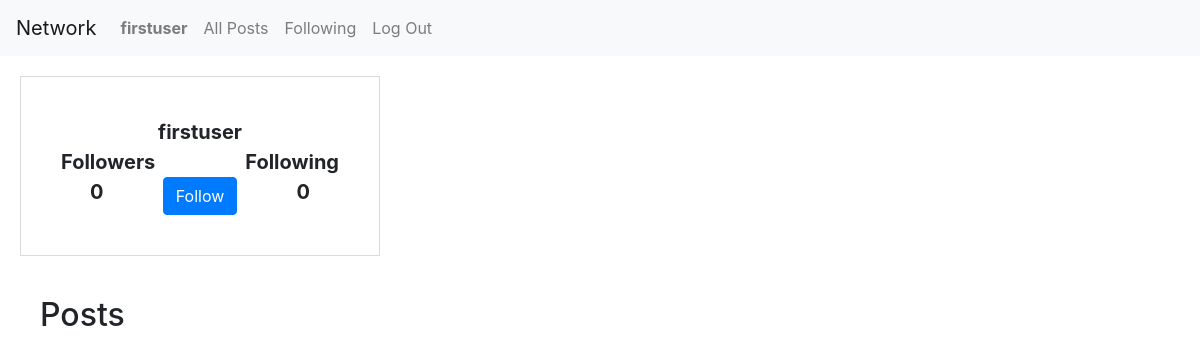
Page /profile (signed in) on the earlier database version.
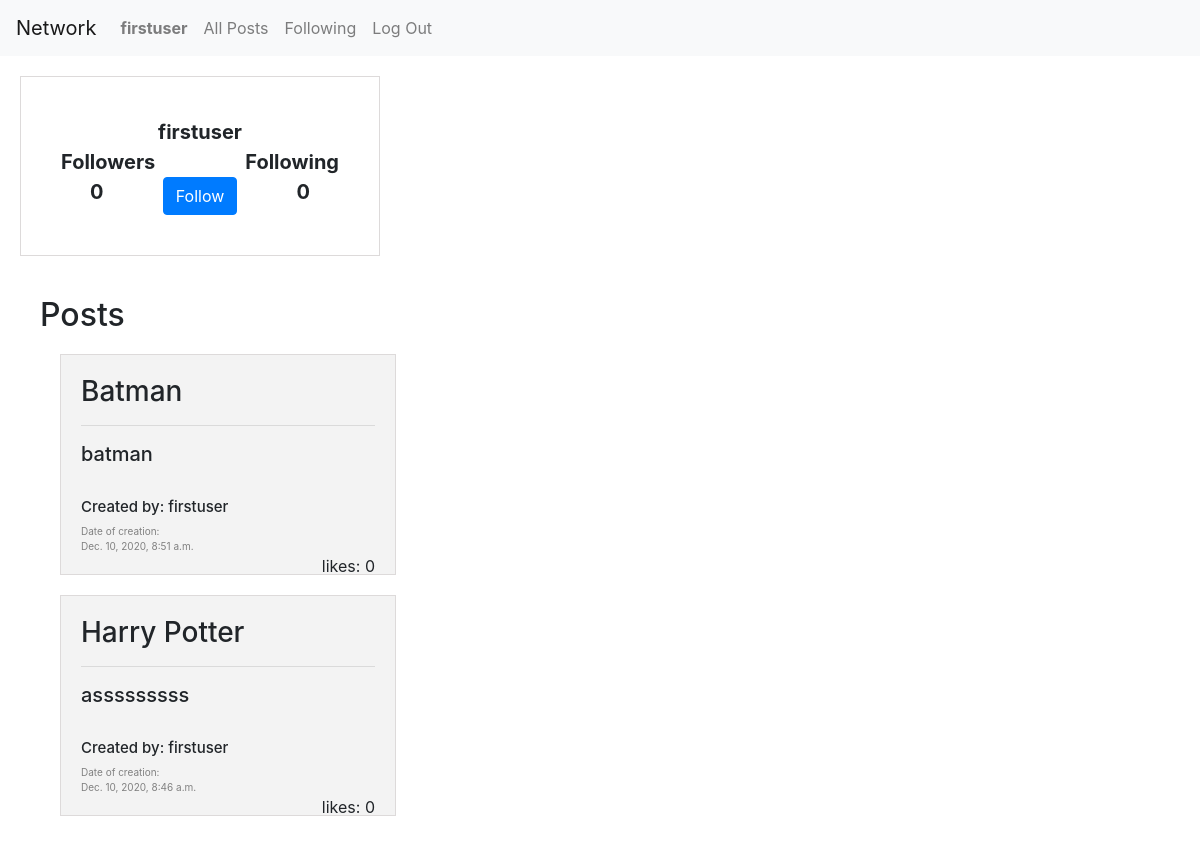
Same page on the later database version.
### network/models.py (models this page shows, shortened)
class User(AbstractUser):
    followers = models.IntegerField(blank=True, null=True)
    following = models.IntegerField(blank=True, null=True)
    def __str__(self):
        return self.username

class Post(models.Model):
    title = models.CharField(max_length=64)
    text = models.TextField()
    likes = models.IntegerField()
    creation_date = models.DateTimeField()
    author = models.ForeignKey(User, on_delete=models.CASCADE, blank=True, related_name="author")

### network/views.py (the view)
# urls.py: path("profile", views.profile, name="profile"),
def profile(request):
    posts_list = Post.objects.filter(author=request.user).order_by('-creation_date')
    return render(request, "network/profile.html",{
        "posts_list" : posts_list,
        "user": request.user,
    })

### network/templates/network/profile.html
{% extends "network/layout.html" %}
{% load static %}
{% block body %}
<div class="profile-container">
    <div class="row" style="text-align: center;">
        <div class="col-sm-2"></div>
        <div class="col-sm-8">{{user.username}}</div>
        <div class="col-sm-2"></div>
      </div>
      <div class="row" style="text-align: center;">
        <div class="col-sm">Followers</div>
        <div class="col-sm"></div>
        <div class="col-sm">Following</div>
      </div>
      <div class="row" style="text-align: center;">
        <div class="col-sm">{{user.followers}}</div>
        {% if user.is_authenticated %}
            <div class="col-sm"><button type="button" id="button" class="btn btn-primary">Follow</button></div>
        {% endif %}
        <div class="col-sm">{{user.following}}</div>
      </div>
</div>
<div class="posts-container">
    <h2>Posts</h2>
    {% for post in posts_list %}
        <div class="post">
            <h3>{{post.title}}</h3>
            <hr>
            <h5>{{post.text}}</h5>
            <br>
            <h5 style="font-size: 15px;">Created by: {{post.author}}</h5>
            <div class="date">
                Date of creation: <br>
                {{post.creation_date}}
            </div>
            <div class="likes">
                likes: {{post.likes}}
            </div>
        </div>
    {% endfor %}
</div>
{% endblock %}

### network/templates/network/layout.html (shortened to what this page needs)
{% load static %}
<!DOCTYPE html>
<html lang="en">
    <head>
        <link rel="stylesheet" href="https://stackpath.bootstrapcdn.com/bootstrap/4.4.1/css/bootstrap.min.css">
        <link href="{% static 'network/styles.css' %}" rel="stylesheet">
    </head>
    <body>
        <nav class="navbar navbar-expand-lg navbar-light bg-light">
            <a class="navbar-brand" href="{% url 'index' %}">Network</a>
            <div>
              <ul class="navbar-nav mr-auto">
                {% if user.is_authenticated %}
                    <li class="nav-item">
                        <a class="nav-link" id="profile_link" data-userid={{user.id}}><strong>{{ user.username }}</strong></a>
                    </li>
                {% endif %}
                <li class="nav-item">
                  <a class="nav-link" id="all_posts">All Posts</a>
                </li>
                {% if user.is_authenticated %}
                    <li class="nav-item">
                        <a class="nav-link" href="#">Following</a>
                    </li>
                    <li class="nav-item">
                        <a class="nav-link" href="{% url 'logout' %}">Log Out</a>
                    </li>
                {% endif %}
              </ul>
            </div>
          </nav>
        <div class="body">
            {% block body %}
            {% endblock %}
        </div>
    </body>
</html>

### network/static/network/styles.css (style rules this page uses)
.posts-container { padding: 20px; margin: 20px; }
.post { height: 20%; width: 30%; background-color: #f3f3f3; border: 1px solid rgb(221, 218, 218); padding: 20px; margin: 20px; }
.date { font-size: 10px; color: gray; }
.likes { float: right; }
.profile-container { height: 20%; width: 30%; padding: 40px; margin: 20px; border: 1px solid rgb(221, 218, 218); text-align: center; font-weight: bold; font-size: 20px; }

Differences in the rows shown:
added Post: title "Batman", text "batman", author "firstuser", creation_date "Dec. 10, 2020, 8:51 a.m.", likes "0"
added Post: title "Harry Potter", text "asssssssss", author "firstuser", creation_date "Dec. 10, 2020, 8:46 a.m.", likes "0"
